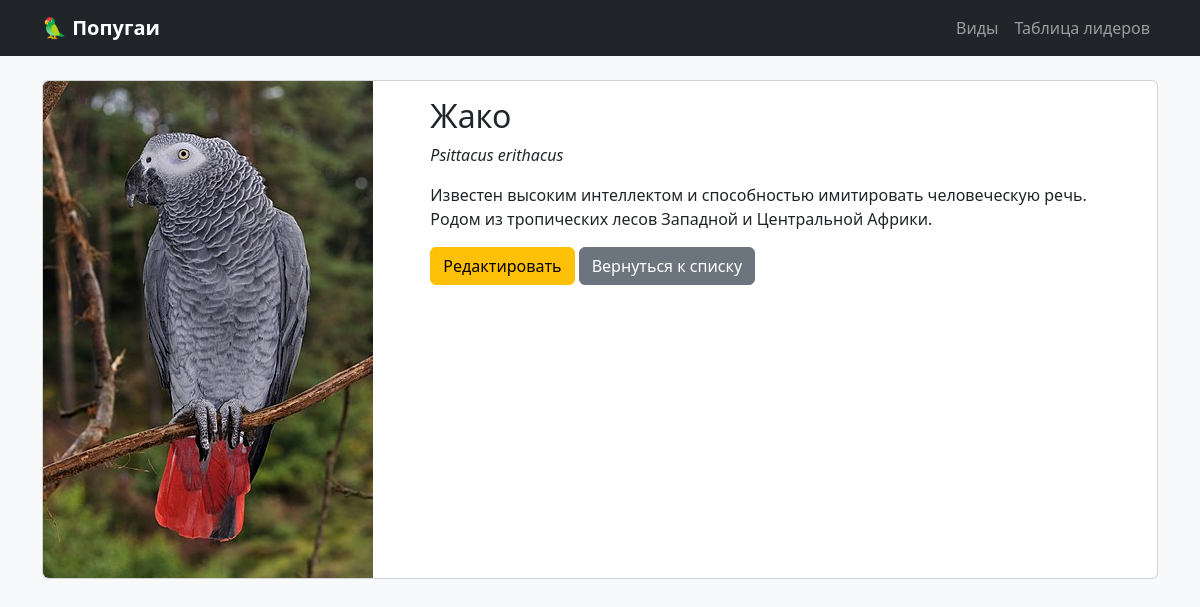
The app's page /species/2/, older data.
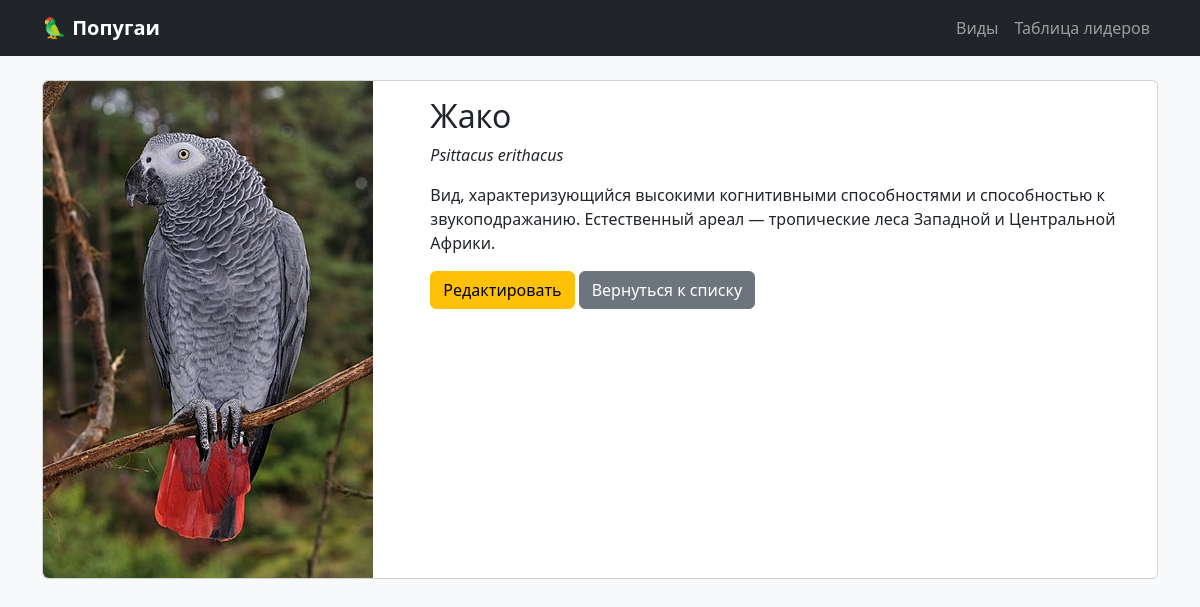
The same page, newer data.
### quiz/models.py (models this page shows, shortened)
class Species(models.Model):
    name = models.CharField(max_length=100, unique=True)
    scientific_name = models.CharField(max_length=150, blank=True)
    description = models.TextField()
    image_url = models.URLField(blank=True)

### quiz/views.py (the view)
# urls.py: path('species/<int:pk>/', views.species_detail, name='species_detail'),
def species_detail(request, pk):
    species = get_object_or_404(Species, pk=pk)
    return render(request, 'quiz/species_detail.html', {'species': species})

### quiz/templates/quiz/species_detail.html (shortened to what this page needs)
{% extends 'quiz/base.html' %}
{% block content %}
<div class="card">
    <div class="row g-0">
        <div class="col-md-4">
            {% if species.image_url %}
                <img src="{{ species.image_url }}" class="img-fluid rounded-start" alt="{{ species.name }}">
            {% else %}
                <img src="/static/quiz/images/default.jpg" class="img-fluid rounded-start" alt="No image">
            {% endif %}
        </div>
        <div class="col-md-8">
            <div class="card-body">
                <h2 class="card-title">{{ species.name }}</h2>
                <p class="card-text"><em>{{ species.scientific_name }}</em></p>
                <p class="card-text">{{ species.description }}</p>
                <a href="{% url 'quiz:species_edit' species.pk %}" class="btn btn-warning">Редактировать</a>
                <a href="{% url 'quiz:species_list' %}" class="btn btn-secondary">Вернуться к списку</a>
            </div>
        </div>
    </div>
</div>
{% endblock %}

Row changes from the older to the newer data that the page shows:
changed Species "Жако": description "Известен высоким интеллектом и способностью имитировать человеческую речь. Родом из тропических лесов Западной и Центральной Африки." → "Вид, характеризующийся высокими когнитивными способностями и способностью к звукоподражанию. Естественный ареал — тропические леса Западной и Центральной Африки."
